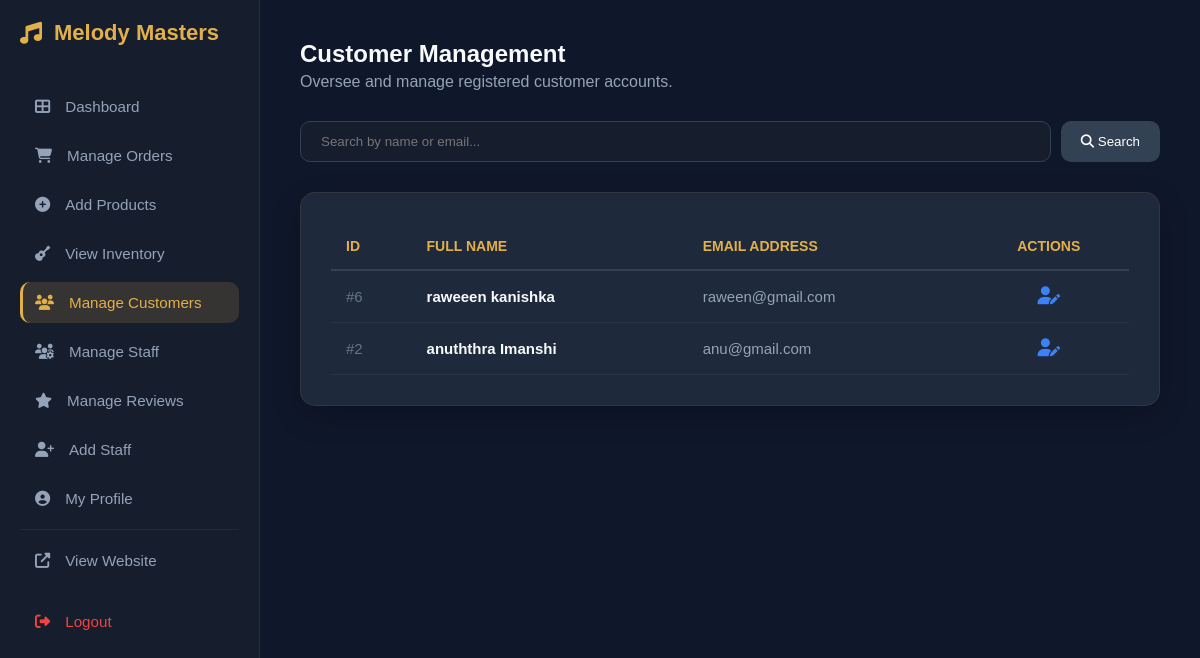
Page /manage_customers.php (signed in) on the committed database.
### tables this page shows
CREATE TABLE `users` (
  `user_id` int(11) NOT NULL,
  `full_name` varchar(100) NOT NULL,
  `email` varchar(100) NOT NULL,
  `password` varchar(255) NOT NULL,
  `role` enum('Admin','Staff','Customer') DEFAULT 'Customer',
  `address` text DEFAULT NULL,
  `contact_number` varchar(15) DEFAULT NULL
);

### manage_customers.php (the view, shortened to what this page needs)
<?php
include 'db_connect.php';
$search_query = "";
if (isset($_GET['search'])) {
    $search_query = mysqli_real_escape_string($conn, $_GET['search']);
    $query = "SELECT user_id, full_name, email FROM users
              WHERE role = 'Customer' AND (full_name LIKE '%$search_query%' OR email LIKE '%$search_query%')
              ORDER BY user_id DESC";
} else {
    $query = "SELECT user_id, full_name, email FROM users WHERE role = 'Customer' ORDER BY user_id DESC";
}
$result = $conn->query($query);
?>
<!DOCTYPE html>
<html lang="en">
<head>
    <link rel="stylesheet" href="https://cdnjs.cloudflare.com/ajax/libs/font-awesome/6.4.0/css/all.min.css">
</head>
<body>
<?php include 'admin_sidebar.php'; ?>
<div class="main-content">
    <div class="top-bar">
        <div>
            <h2 style="margin:0;">Customer Management</h2>
            <p style="color: #94a3b8; margin: 5px 0 0;">Oversee and manage registered customer accounts.</p>
        </div>
    </div>
    <form method="GET" class="search-form">
        <input type="text" name="search" class="search-input" placeholder="Search by name or email..." value="<?php echo htmlspecialchars($search_query); ?>">
        <button type="submit" class="btn-search"><i class="fas fa-search"></i> Search</button>
    </form>
    <div class="glass-card">
        <table>
            <thead>
                <tr>
                    <th>ID</th>
                    <th>Full Name</th>
                    <th>Email Address</th>
                    <th style="text-align: center;">Actions</th>
                </tr>
            </thead>
            <tbody>
                <?php if($result && $result->num_rows > 0): ?>
                    <?php while($row = $result->fetch_assoc()): ?>
                    <tr>
                        <td style="color: #64748b;">#<?php echo $row['user_id']; ?></td>
                        <td style="font-weight: 600;"><?php echo htmlspecialchars($row['full_name']); ?></td>
                        <td style="color: #94a3b8;"><?php echo htmlspecialchars($row['email']); ?></td>
                        <td>
                            <div class="action-btns">
                                <a href="edit_customer.php?id=<?php echo $row['user_id']; ?>" class="btn-edit" title="Edit Customer Details">
                                    <i class="fas fa-user-edit"></i>
                                </a>
                            </div>
                        </td>
                    </tr>
                    <?php endwhile; ?>
                <?php else: ?>
                    <tr><td colspan="4" style="text-align:center; padding:40px; color:#94a3b8;">No customers found in the database.</td></tr>
                <?php endif; ?>
            </tbody>
        </table>
    </div>
</div>
</body>
</html>

### manage_customers.php (style rules this page uses)
:root { --gold: #e2b04a; --bg: #0f172a; --card: #1e293b; --text: #f8fafc; --blue: #3b82f6; --red: #ef4444; }
body { background: var(--bg); color: var(--text); font-family: 'Poppins', sans-serif; display: flex; margin: 0; }
.main-content { margin-left: 260px; width: calc(100% - 260px); padding: 40px; box-sizing: border-box; min-height: 100vh; }
.top-bar { display: flex; justify-content: space-between; align-items: center; margin-bottom: 30px; }
.search-form { display: flex; gap: 10px; margin-bottom: 30px; }
.search-input { flex: 1; padding: 12px 20px; border-radius: 10px; border: 1px solid #334155; background: #161e2e; color: white; outline: none; transition: 0.3s; }
.btn-search { background: #334155; color: white; border: none; padding: 12px 20px; border-radius: 10px; cursor: pointer; transition: 0.3s; }
.glass-card { background: var(--card); border-radius: 15px; padding: 30px; border: 1px solid rgba(226,176,74,0.1); box-shadow: 0 10px 30px rgba(0,0,0,0.2); }
table { width: 100%; border-collapse: collapse; }
th { text-align: left; color: var(--gold); padding: 15px; border-bottom: 2px solid #334155; font-size: 14px; text-transform: uppercase; }
td { padding: 15px; border-bottom: 1px solid rgba(255,255,255,0.05); font-size: 15px; }
.action-btns { display: flex; gap: 20px; justify-content: center; }
.btn-edit { color: var(--blue); font-size: 18px; text-decoration: none; transition: 0.3s; }

### rows in the picture
users: user_id "6", full_name "raweeen kanishka", email "raween@gmail.com"
users: user_id "2", full_name "anuththra Imanshi", email "anu@gmail.com"
